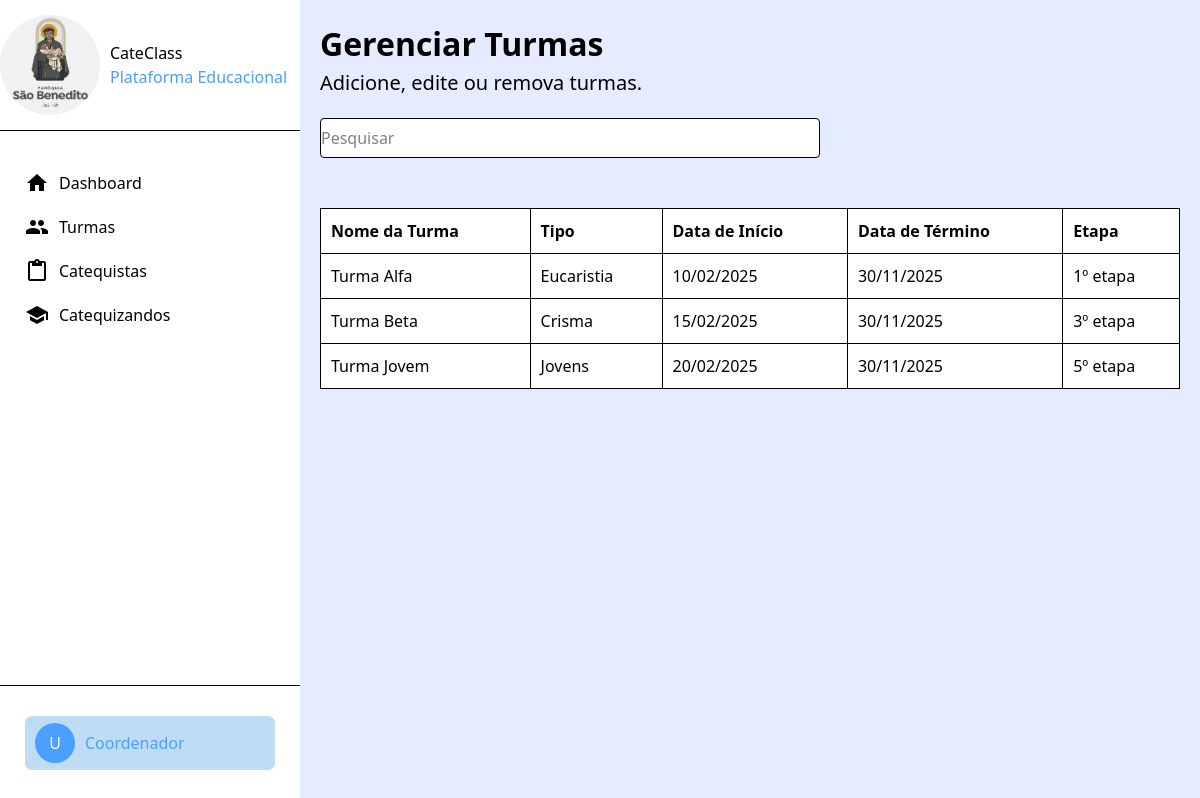
/app/coordenador/turmas, run on the app's committed database.
### tables this page shows
CREATE TABLE IF NOT EXISTS turmas(
	id_turma BIGINT UNSIGNED NOT NULL AUTO_INCREMENT PRIMARY KEY,
	nome_turma VARCHAR(100) NOT NULL,
    tipo_turma VARCHAR(10) NOT NULL,
    data_inicio DATE NOT NULL,
    data_termino DATE,
    etapa_id BIGINT UNSIGNED NOT NULL,
     
    criado_em DATETIME DEFAULT CURRENT_TIMESTAMP,
    deletado_em DATETIME NULL,
    
    CONSTRAINT fk_etapas_turmas
		FOREIGN KEY (etapa_id) REFERENCES etapas (id_etapa)
);

CREATE TABLE IF NOT EXISTS etapas(
	id_etapa BIGINT UNSIGNED NOT NULL AUTO_INCREMENT PRIMARY KEY,
    nome_etapa VARCHAR(255) NOT NULL,
    descricao VARCHAR(255) NOT NULL,
     
    criado_em DATETIME DEFAULT CURRENT_TIMESTAMP,
    deletado_em DATETIME NULL
);

### app/controllers/CoordenadorController.php (called while the page is built, shortened)
<?php
    require_once "models/config.php";
    class CoordenadorController
    {
        public function turmas()
        {
            global $conn;
            $sql = "
                SELECT
                    t.id_turma,
                    t.nome_turma,
                    t.tipo_turma,
                    t.data_inicio,
                    t.data_termino,
                    e.nome_etapa
                FROM turmas t
                INNER JOIN etapas e ON e.id_etapa = t.etapa_id
                WHERE t.deletado_em IS NULL
                ORDER BY t.nome_turma ASC
            ";
            $stmt = $conn->prepare($sql);
            $stmt->execute();
            require_once "views/coordenador/turmas.php";
        }
    }
?>

### app/views/coordenador/turmas.php (the view, shortened to what this page needs)
<!DOCTYPE html>
<html lang="pt-br">
<head>
    <script src="https://cdn.jsdelivr.net/npm/@tailwindcss/browser@4"></script>
    <link rel="stylesheet" href="https://cdnjs.cloudflare.com/ajax/libs/font-awesome/4.7.0/css/font-awesome.min.css">
</head>
<body class="flex bg-[#E5ECFF] h-screen">
    <?php require_once 'sidebar.php' ?>
    <main class="flex-1 p-8 overflow-y-auto p-[20px]">
        <h1 class="text-[32px] font-bold">Gerenciar Turmas</h1>
        <p class="text-[20px] mb-[20px]">Adicione, edite ou remova turmas.</p>
        <input class="bg-[#fff] w-[500px] h-[40px] mb-[50px] rounded border-1 border-gray"
               type="text" placeholder="Pesquisar" id="filtro">
        <table class="border-1 border-black w-full" id="tabela-turmas">
            <thead>
                <tr class="border-1 border-black text-left">
                    <th class="py-[10px] px-[10px] bg-[#fff] border-1 border-black">Nome da Turma</th>
                    <th class="py-[10px] px-[10px] bg-[#fff] border-1 border-black">Tipo</th>
                    <th class="py-[10px] px-[10px] bg-[#fff] border-1 border-black">Data de Início</th>
                    <th class="py-[10px] px-[10px] bg-[#fff] border-1 border-black">Data de Término</th>
                    <th class="py-[10px] px-[10px] bg-[#fff] border-1 border-black">Etapa</th>
                </tr>
            </thead>
            <tbody>
                <?php
                    if ($stmt->rowCount() > 0) {
                        $turmas = $stmt->fetchAll(PDO::FETCH_ASSOC);
                        foreach ($turmas as $turma) {
                            echo "
                                <tr class='border-1 border-black'>
                                    <td class='p-[10px] bg-[#fff] border-1 border-black'>{$turma['nome_turma']}</td>
                                    <td class='p-[10px] bg-[#fff] border-1 border-black'>{$turma['tipo_turma']}</td>
                                    <td class='p-[10px] bg-[#fff] border-1 border-black'>" . date('d/m/Y', strtotime($turma['data_inicio'])) . "</td>
                                    <td class='p-[10px] bg-[#fff] border-1 border-black'>" .
                                        ($turma['data_termino'] ? date('d/m/Y', strtotime($turma['data_termino'])) : '—') .
                                    "</td>
                                    <td class='p-[10px] bg-[#fff] border-1 border-black'>{$turma['nome_etapa']}</td>
                                </tr>
                            ";
                        }
                    } else {
                        echo "<tr><td colspan='5' class='p-[10px] text-center bg-[#fff]'>Nenhuma turma encontrada.</td></tr>";
                    }
                ?>
            </tbody>
        </table>
    </main>
</body>
</html>

### app/index.php (shortened to what this page needs)
<?php
require_once "controllers/CatequistaController.php";
require_once "controllers/CoordenadorController.php";
$url = isset($_GET['url']) ? $_GET['url'] : '';
$urlLimpa = trim($url, '/');
switch($urlLimpa)
{
    case 'coordenador/turmas':
        $controller = new CoordenadorController();
        $controller->turmas();
    break;
}

### app/views/coordenador/sidebar.php (shortened to what this page needs)
<aside id="sidebar" class="fixed lg:relative bg-white w-[280px] lg:w-[300px] h-screen
                         flex flex-col z-50
                         -translate-x-full lg:translate-x-0
                         transition-transform duration-300 ease-in-out shadow-lg lg:shadow-none">
    <div class="flex items-center gap-[10px] py-[15px] mb-[30px] border-b-1 border-black">
        <img class="w-[100px] rounded-[50%]" src="/cateclass-site/app/views/assets/img/logotipo.jpg" alt="">
        <div>
            <p>CateClass</p>
            <span class="text-[#4A9FFF]">Plataforma Educacional</span>
        </div>
    </div>
    <nav class="mb-[30px]">
        <ul class="list-none">
            <li>
                <a class="flex items-center gap-[10px] p-[10px] pl-[25px]" href="/cateclass-site/app/coordenador">
                    <i class="material-icons">home</i>
                    Dashboard
                </a>
            </li>
            <li>
                <a class="flex items-center gap-[10px] p-[10px] pl-[25px]" href="/cateclass-site/app/coordenador/turmas">
                    <i class="material-icons">people</i>
                    Turmas
                </a>
            </li>
            <li>
                <a class="flex items-center gap-[10px] p-[10px] pl-[25px]" href="/cateclass-site/app/coordenador/catequistas">
                    <i class="material-icons">content_paste</i>
                    Catequistas
                </a>
            </li>
            <li>
                <a class="flex items-center gap-[10px] p-[10px] pl-[25px]" href="/cateclass-site/app/coordenador/catequizandos">
                    <i class="material-icons">school</i>
                    Catequizandos
                </a>
            </li>
        </ul>
    </nav>
    <div class="absolute bottom-[30px] w-[100%]">
        <div class="pb-[15px] mb-[15px] mx-auto border-b border-black">
        </div>
        <div class="flex justify-center">
            <a class="flex items-center gap-[10px] bg-[#BEDDF5] text-[#fff] w-[250px] py-[7px] pl-[10px] mt-[15px] rounded-[7px] text-center" href="/cateclass-site/app/coordenador/perfil">
                <div class="flex justify-center items-center w-[40px] h-[40px] rounded-[50%] bg-[#4A9FFF]">
                    U
                </div>
                <div class="flex flex-col items-start">
                    <span class="text-[#4A9FFF]">Coordenador</span>
                </div>
            </a>
        </div>
    </div>
</aside>

### data on the page
turmas: nome_turma "Turma Alfa", tipo_turma "Eucaristia", data_inicio "10/02/2025", data_termino "30/11/2025", etapa.nome_etapa "1º etapa"
turmas: nome_turma "Turma Beta", tipo_turma "Crisma", data_inicio "15/02/2025", data_termino "30/11/2025", etapa.nome_etapa "3º etapa"
turmas: nome_turma "Turma Jovem", tipo_turma "Jovens", data_inicio "20/02/2025", data_termino "30/11/2025", etapa.nome_etapa "5º etapa"
